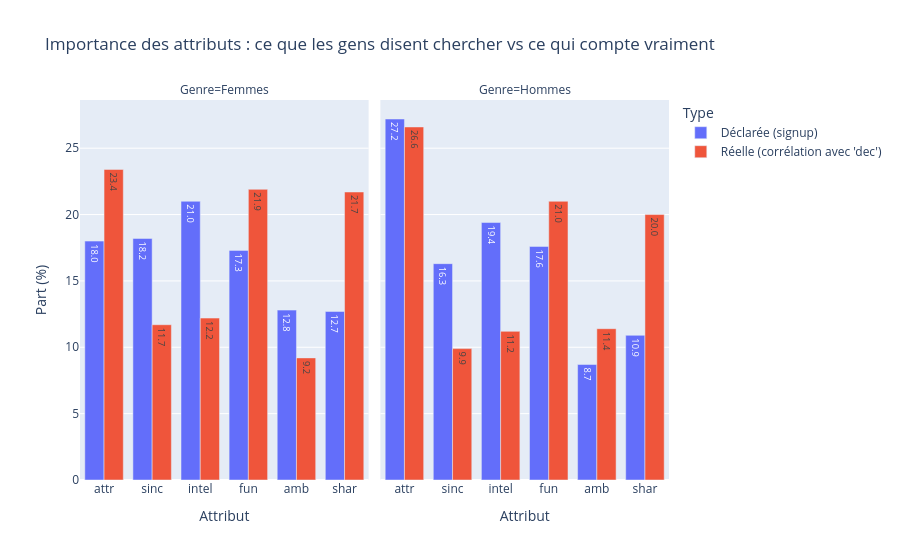

Notebook code cell kept with this figure:
### Code cell
fig = px.bar(
    comparaison,
    x="Attribut",
    y="Part (%)",
    color="Type",
    barmode="group",
    facet_col="Genre",
    title="Importance des attributs : ce que les gens disent chercher vs ce qui compte vraiment",
    text_auto=".1f"
)
fig.show()

### Figure 1 — Plotly figure (JSON) as saved in the notebook; plotly's stock layout.template omitted (floating-point values rounded to 4 significant figures)
{"data": [{"alignmentgroup": "True", "hovertemplate": "Type=Déclarée (signup)<br>Genre=Femmes<br>Attribut=%{x}<br>Part (%)=%{y}<extra></extra>", "legendgroup": "Déclarée (signup)", "marker": {"color": "#636efa", "pattern": {"shape": ""}}, "name": "Déclarée (signup)", "offsetgroup": "Déclarée (signup)", "orientation": "v", "showlegend": true, "textposition": "auto", "texttemplate": "%{y:.1f}", "type": "bar", "x": ["attr", "sinc", "intel", "fun", "amb", "shar"], "xaxis": "x", "y": [18.0, 18.2, 21.0, 17.3, 12.8, 12.7], "yaxis": "y"}, {"alignmentgroup": "True", "hovertemplate": "Type=Déclarée (signup)<br>Genre=Hommes<br>Attribut=%{x}<br>Part (%)=%{y}<extra></extra>", "legendgroup": "Déclarée (signup)", "marker": {"color": "#636efa", "pattern": {"shape": ""}}, "name": "Déclarée (signup)", "offsetgroup": "Déclarée (signup)", "orientation": "v", "showlegend": false, "textposition": "auto", "texttemplate": "%{y:.1f}", "type": "bar", "x": ["attr", "sinc", "intel", "fun", "amb", "shar"], "xaxis": "x2", "y": [27.2, 16.3, 19.4, 17.6, 8.7, 10.9], "yaxis": "y2"}, {"alignmentgroup": "True", "hovertemplate": "Type=Réelle (corrélation avec 'dec')<br>Genre=Femmes<br>Attribut=%{x}<br>Part (%)=%{y}<extra></extra>", "legendgroup": "Réelle (corrélation avec 'dec')", "marker": {"color": "#EF553B", "pattern": {"shape": ""}}, "name": "Réelle (corrélation avec 'dec')", "offsetgroup": "Réelle (corrélation avec 'dec')", "orientation": "v", "showlegend": true, "textposition": "auto", "texttemplate": "%{y:.1f}", "type": "bar", "x": ["attr", "sinc", "intel", "fun", "amb", "shar"], "xaxis": "x", "y": [23.4, 11.7, 12.2, 21.9, 9.2, 21.7], "yaxis": "y"}, {"alignmentgroup": "True", "hovertemplate": "Type=Réelle (corrélation avec 'dec')<br>Genre=Hommes<br>Attribut=%{x}<br>Part (%)=%{y}<extra></extra>", "legendgroup": "Réelle (corrélation avec 'dec')", "marker": {"color": "#EF553B", "pattern": {"shape": ""}}, "name": "Réelle (corrélation avec 'dec')", "offsetgroup": "Réelle (corrélation avec 'dec')", "orientation": "v", "showlegend": false, "textposition": "auto", "texttemplate": "%{y:.1f}", "type": "bar", "x": ["attr", "sinc", "intel", "fun", "amb", "shar"], "xaxis": "x2", "y": [26.6, 9.9, 11.2, 21.0, 11.4, 20.0], "yaxis": "y2"}], "layout": {"annotations": [{"font": {}, "showarrow": false, "text": "Genre=Femmes", "x": 0.245, "xanchor": "center", "xref": "paper", "y": 1, "yanchor": "bottom", "yref": "paper"}, {"font": {}, "showarrow": false, "text": "Genre=Hommes", "x": 0.755, "xanchor": "center", "xref": "paper", "y": 1, "yanchor": "bottom", "yref": "paper"}], "barmode": "group", "legend": {"title": {"text": "Type"}, "tracegroupgap": 0}, "title": {"text": "Importance des attributs : ce que les gens disent chercher vs ce qui compte vraiment"}, "xaxis": {"anchor": "y", "domain": [0, 0.49], "title": {"text": "Attribut"}}, "xaxis2": {"anchor": "y2", "domain": [0.51, 1], "matches": "x", "title": {"text": "Attribut"}}, "yaxis": {"anchor": "x", "domain": [0, 1], "title": {"text": "Part (%)"}}, "yaxis2": {"anchor": "x2", "domain": [0, 1], "matches": "y", "showticklabels": false}}}
